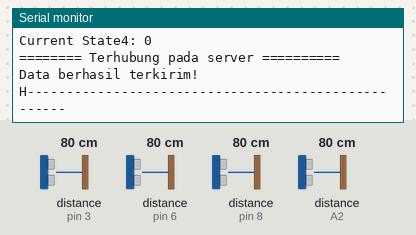
Simulated run of this sketch. Board: Arduino Uno, built with avr-gcc and run on an emulated ATmega328P. Shown: the last lines printed to the serial monitor. Wiring (inferred from the names in the program): 4 × ultrasonic range finder: trigger pin 5, echo pin 3 / trigger pin 7, echo pin 6 / trigger pin 9, echo pin 8 / trigger A1, echo A2. The test bench sets the inputs (shaded band); at power-on: distance to the obstacle (sensors on pin 3, pin 6, pin 8, A2) 80 cm. The echo pulse lasts 58.3 µs per cm; WiFi joins after 1.5 s; servers stay silent unless stated; uploads are accepted with an empty reply.

Above: at 5.7 s.
5.8 s: distance to the obstacle (sensor on pin 3) set to 2 cm
12.8 s: distance to the obstacle (sensor on pin 6) set to 2 cm
At 14.35 s:
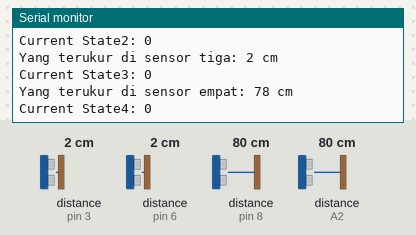
19.8 s: distance to the obstacle (sensor on pin 8) set to 2 cm
At 23.78 s:
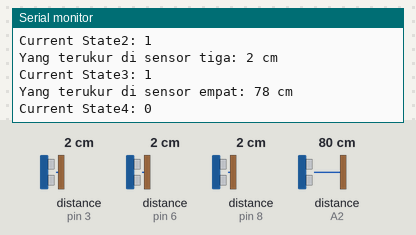
26.8 s: distance to the obstacle (sensor on A2) set to 2 cm
At 33.21 s:
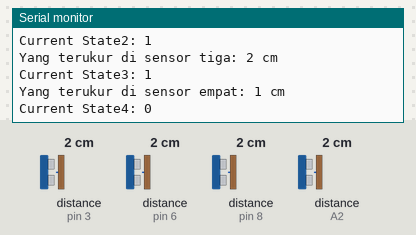
33.8 s: distance to the obstacle (sensor on pin 3) set to 4 cm
At 34.3 s:
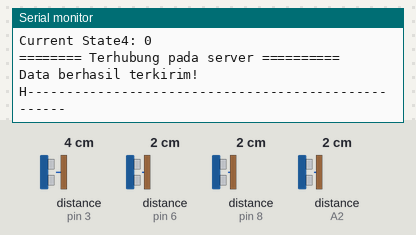
40.8 s: distance to the obstacle (sensor on pin 6) set to 4 cm
At 42.65 s:
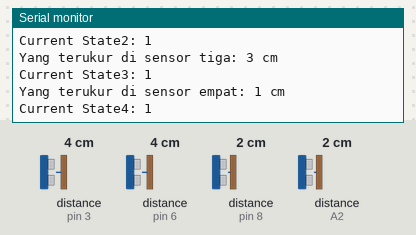
Timing chart, 0 to 44.1 s (numbered marks = the images above; inputs shaded):
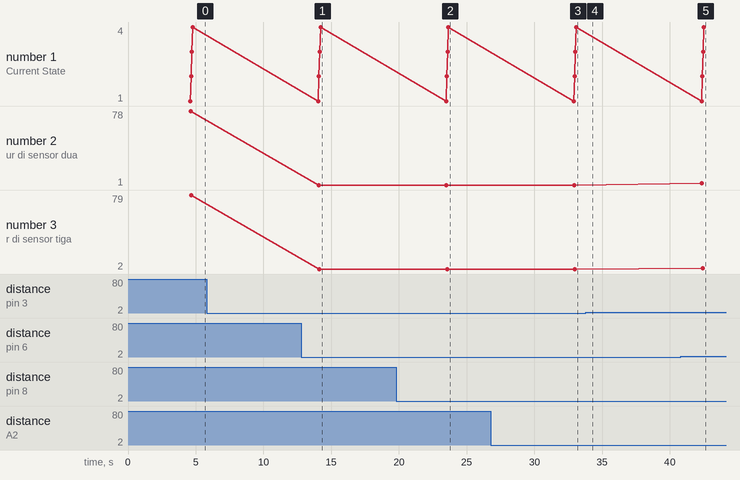

Measured:
- after the input at 12.8 s, the serial monitor: prints a new line after 1.3 s (image 1)
- after the input at 19.8 s, the serial monitor: prints a new line after 3.6 s (image 2)
- after the input at 26.8 s, the serial monitor: prints a new line after 6.2 s (image 3)
- after the input at 40.8 s, the serial monitor: prints a new line after 1.6 s (image 5)

The sketch:

UltraSonicCarDetection.ino
```cpp
// Car presence detection using an ultrasonic sensor
// Kukuh Ardia Juniar

// Include Libraries
#include "Arduino.h"
#include <SPI.h>
#include <Ethernet.h>

// ETHERNET SHIELD -------------------------------------//
// Mac address, server, client init
byte mac[] = { 0xDE, 0xAD, 0xFE, 0xED, 0xBE, 0xEF };
IPAddress server(192, 168, 100, 138);
EthernetClient client;

unsigned long beginMicros, endMicros;

// Set trigPin and echoPin
const String IdSensor1 = "SR04_1";
const int trigPin1 = 9;   // Sensor 1
const int echoPin1 = 8;

const String IdSensor2 = "SR04_2";
const int trigPin2 = 7;   // Sensor 2
const int echoPin2 = 6;

const String IdSensor3 = "SR04_3";
const int trigPin3 = 5;   // Sensor 3
const int echoPin3 = 3;

const String IdSensor4 = "SR04_4";
const char trigPin4 = A1; // Sensor 4
const char echoPin4 = A2;

//const String jml_sensor = "4";

// Variable
long duration, distance, UltraSensor1, UltraSensor2, UltraSensor3, UltraSensor4;
int currentStateGlobal, currentState1, currentState2, currentState3, currentState4;
String data;

void setup() {
  Serial.begin(9600);

  while (!Serial) {
    ; // wait for serial port to connect. Needed for native USB port only
    Serial.println("Gagal buka serial, Needed for native USB port only");
  }

  //  Ethernet Shield
  if(Ethernet.begin(mac) == 0){
    Serial.println("Gagal menkonfigurasi Internet menggunakan DHCP");

    // Cek Ethernet hardware sudah terhubung atau belum
    if(Ethernet.hardwareStatus() == EthernetNoHardware){
      Serial.println("Ethernet shield tidak ditemukan, gabisa lanjut tanpa ethernet shield :(");
      while (true) {
        delay(1); // do nothing, no point running without Ethernet hardware
      }
    }

    if(Ethernet.linkStatus() == LinkOFF){
      Serial.println("Kabel internet tidak terhubung.");
    }

  }else{
    Serial.print("DHCP IP: ");
    Serial.println(Ethernet.localIP());
  }

  Serial.println("Menghubungkan ke Server.... ");
  Serial.println("----------------------------------------------------");

  // Setup Ultrasensor1 and Ultrasensor2
  pinMode(trigPin1, OUTPUT);
  pinMode(echoPin1, INPUT);
  pinMode(trigPin2, OUTPUT);
  pinMode(echoPin2, INPUT);
  pinMode(trigPin3, OUTPUT);
  pinMode(echoPin3, INPUT);
  pinMode(trigPin4, OUTPUT);
  pinMode(echoPin4, INPUT);

  //  Set State
  currentState1 = 0;
  currentState2 = 0;
  currentState3 = 0;
  currentState4 = 0;

  delay(3000);
  //  END SETUP FUNCTION
}

void loop() {
  // Measure distance
  SonicSensor(trigPin1, echoPin1);
  UltraSensor1 = distance;
  SonicSensor(trigPin2, echoPin2);
  UltraSensor2 = distance;
  SonicSensor(trigPin3, echoPin3);
  UltraSensor3 = distance;
  SonicSensor(trigPin4, echoPin4);
  UltraSensor4 = distance;

  Serial.print("Yang terukur di sensor satu: ");
  Serial.print(UltraSensor1);
  Serial.println(" cm");
  Serial.print("Current State1: ");
  Serial.println(currentState1);

  Serial.print("Yang terukur di sensor dua: ");
  Serial.print(UltraSensor2);
  Serial.println(" cm");
  Serial.print("Current State2: ");
  Serial.println(currentState2);

  Serial.print("Yang terukur di sensor tiga: ");
  Serial.print(UltraSensor3);
  Serial.println(" cm");
  Serial.print("Current State3: ");
  Serial.println(currentState3);

  Serial.print("Yang terukur di sensor empat: ");
  Serial.print(UltraSensor4);
  Serial.println(" cm");
  Serial.print("Current State4: ");
  Serial.println(currentState4);
  Serial.println("");

  CekDistance(UltraSensor1, currentState1);
  currentState1 = currentStateGlobal;

  CekDistance(UltraSensor2, currentState2);
  currentState2 = currentStateGlobal;

  CekDistance(UltraSensor3, currentState3);
  currentState3 = currentStateGlobal;

  CekDistance(UltraSensor4, currentState4);
  currentState4 = currentStateGlobal;

  //  updateDB
  //  data = "sensor1=SensorSatu&data1=1"; // TEST
  data = "jumlah=4&sensor1="+ IdSensor1 +"&data1="+ currentState1 +"&sensor2="+ IdSensor2 +"&data2="+ currentState2 +"&sensor3="+ IdSensor3 +"&data3="+ currentState3 +"&sensor4="+ IdSensor4 +"&data4="+ currentState4; // Format
  if (client.connect(server, 80)) {
    Serial.println("======== Terhubung pada server ==========");

    client.println("POST /carPresence/public/updateSensor HTTP/1.1");
    client.print("Host: ");
    client.println(Ethernet.localIP());
    client.println("Content-Type: application/x-www-form-urlencoded");
    client.print("Content-Length: ");
    client.println(data.length());
    client.println();
    client.print(data);

    Serial.println("Data berhasil terkirim!");
  } else {
    Serial.println("Koneksi gagal, terjadi kesalahan.");
  }

  respon();
  Serial.println("----------------------------------------------------");

  if (client.connected()) {
//      Serial.println();
//      Serial.println("disconnecting.");
//      Serial.println("==================================");
//      Serial.println("");
      client.stop();
//      for(;;);
  }

  Serial.println("");
  delay(9000); // Menunggu 9 sec
}

// Mengukur jarak menggunakan gelombang ultrasonic
void SonicSensor(char trigPinSensor, char echoPinSensor){
  digitalWrite(trigPinSensor, LOW);
  delayMicroseconds(2);
  digitalWrite(trigPinSensor, HIGH);  // Turn trigPin high
  delayMicroseconds(10);
  digitalWrite(trigPinSensor, LOW);

  // Membaca jarak
  duration = pulseIn(echoPinSensor, HIGH);
  distance = duration*0.034/2;
}

// Cek jarak, jika kurang dari 5 cm maka update DB
void CekDistance(long jarak, int currentState){
  if(jarak == 0){
    // Deteksi keberadaan mobil
    currentStateGlobal = 2;
  }else if (jarak < 10){
    // Deteksi masalah pada alat sensor
    currentStateGlobal = 1;
  }else {
    // Deteksi tidak adanya mobil
    currentStateGlobal = 0;
  }
}

//Respon Server
void respon(){
    Serial.println("");
    if (client.available()) {
    char c = client.read(); // Membaca respon server
    Serial.print(c);
  }
}
```
